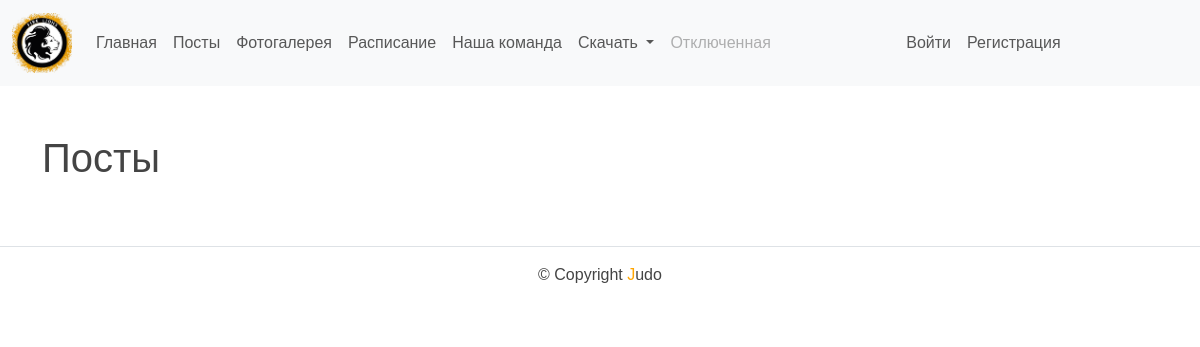
The app's page /post_list/, older data.
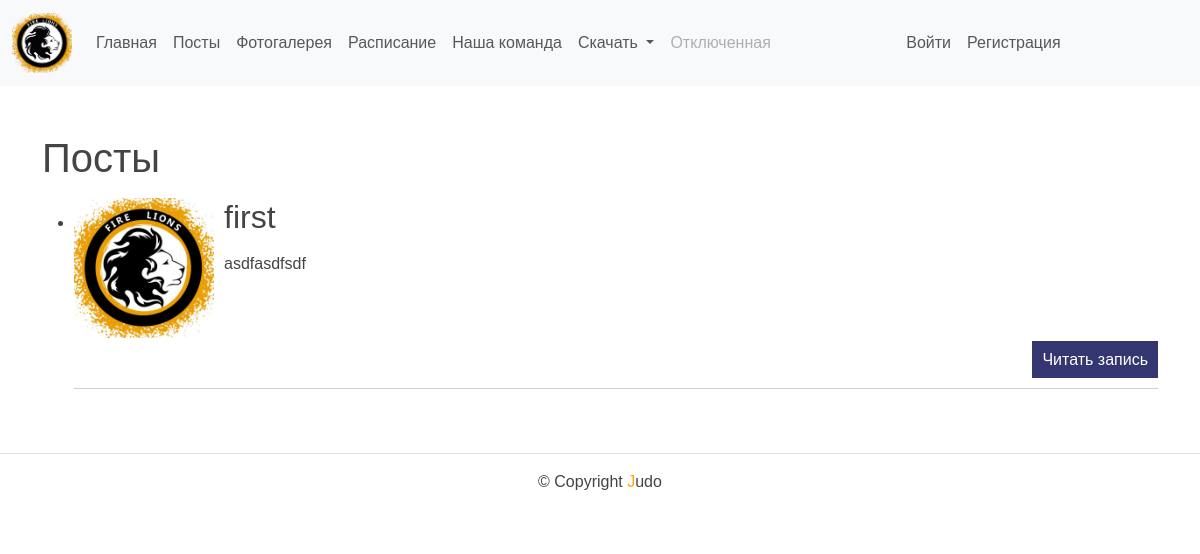
The same page, newer data.
### backend/models.py (models this page shows, shortened)
class Posts(models.Model):
    title = models.CharField(max_length=255)
    slug = models.SlugField(max_length=255, unique=True, db_index=True, verbose_name="URL")
    content = models.TextField(blank=True)
    photo = models.ImageField(upload_to="photos/%Y/%m/%d/")
    time_create = models.DateTimeField(auto_now_add=True)
    time_update = models.DateTimeField(auto_now=True)
    is_published = models.BooleanField(default=True)
    def get_absolute_url(self):
        return reverse('backend:read_post', kwargs={'post_slug': self.slug})
    class Meta:
        verbose_name = 'Посты'
        verbose_name_plural = 'Посты'
        ordering = ['time_create', 'title']

### backend/views.py (the view)
# urls.py: path('post_list/', post_list, name='post_list'),
def post_list(request):
    posts = Posts.objects.all()
    paginator = Paginator(posts, 2)
    page_number = request.GET.get('page')
    page_obj = paginator.get_page(page_number)
    context = {
        'page_obj': page_obj,
        'menu': menu,
        'title': 'Посты',
    }
    return render(request, 'backend/posts.html', context=context)

### templates/backend/posts.html (shortened to what this page needs)
{% extends 'base.html' %}
{% block content %}
<h1>{{ title }}</h1>
<ul>
    {% for p in page_obj %}
    <li>
        {% if p.photo %}
            <p><img class="img-article-left thumb" src="{{p.photo.url}}"></p>
        {% endif %}
        <h2>{{p.title}}</h2>
        <p>{{p.content|linebreaks|truncatewords:50}}</p>
        <p class="link-read-post"><a href="{{ p.get_absolute_url }}">Читать запись</a></p>
        <hr>
    </li>
    {% endfor %}
</ul>
{% endblock %}

Row changes from the older to the newer data that the page shows:
added Posts: photo (picture), title "first", content "asdfasdfsdf"
